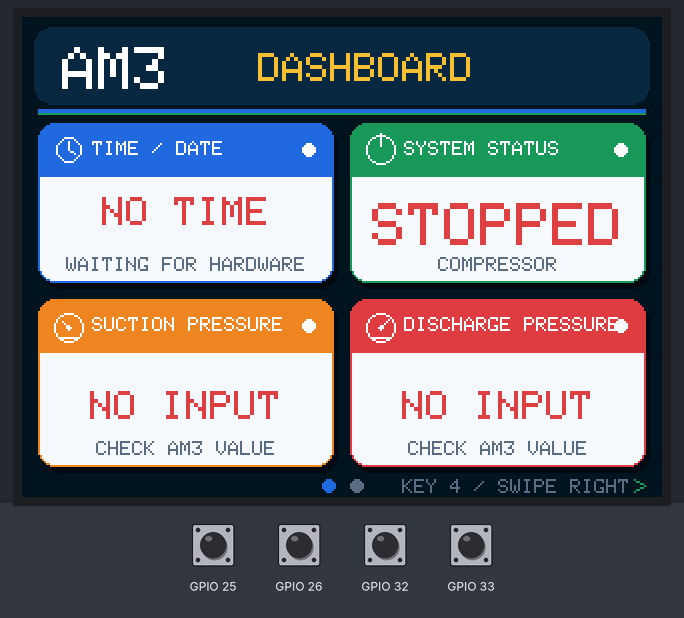
The sketch below on a simulated ESP32. Shown: 320×240 colour display. The inputs (shaded band) are chosen by the test bench; at power-on: GPIO 25, GPIO 26, GPIO 32, GPIO 33 HIGH. WiFi joins after 1.5 s; servers stay silent unless stated; what the sketch prints to the serial monitor is not drawn.

Above: at 2.2 s.
2.3 s: GPIO 33 pulled LOW for 0.15 s
At 3.8 s:
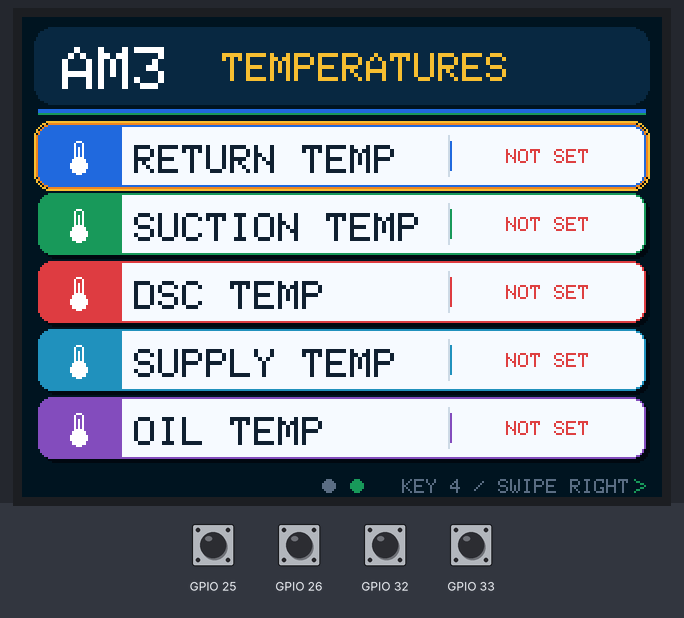
4.1 s: GPIO 25 pulled LOW for 0.15 s
At 5.2 s:
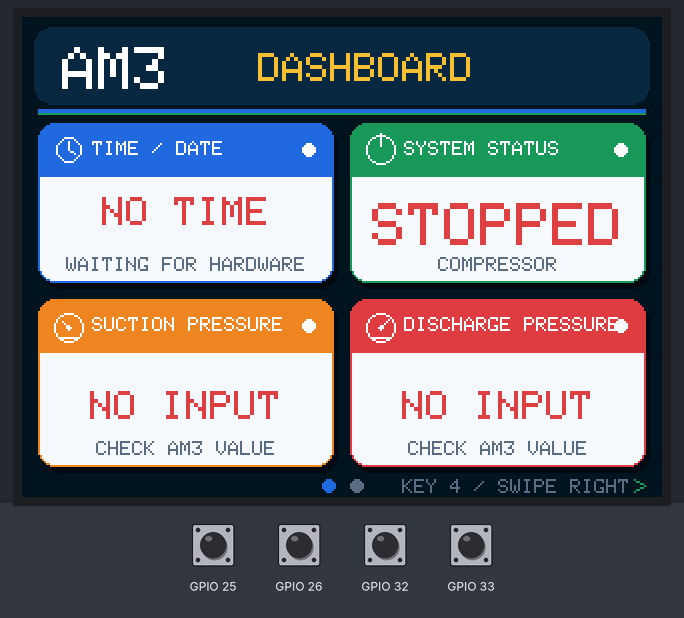
7.2 s: GPIO 33 pulled LOW for 1 s
At 8.9 s:
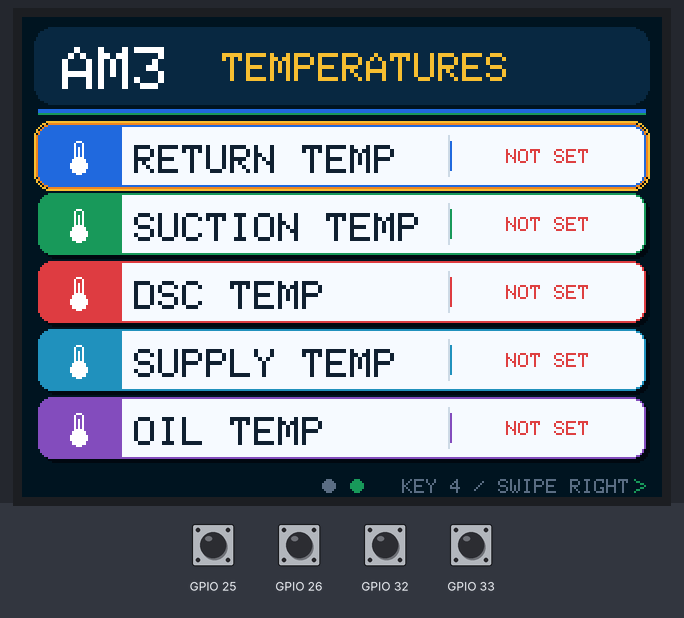
9.7 s: GPIO 26 pulled LOW for 0.15 s
At 10.3 s:
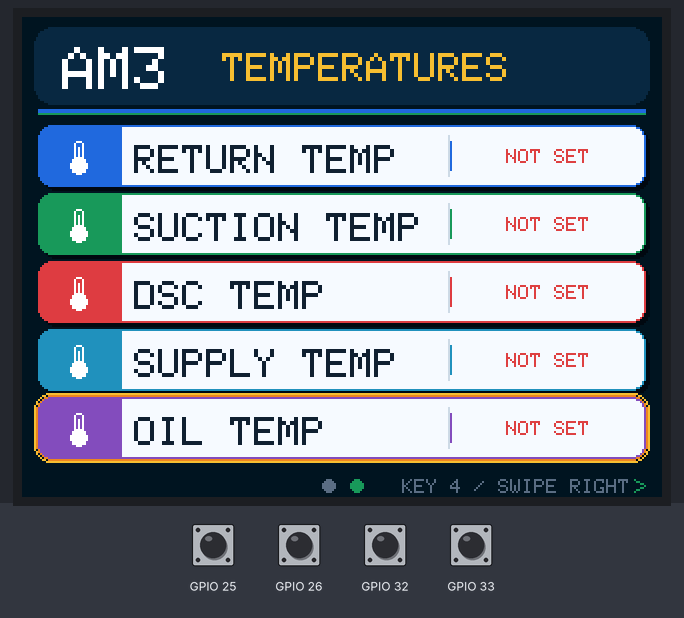
11.3 s: GPIO 32 pulled LOW for 0.15 s
At 12.4 s:
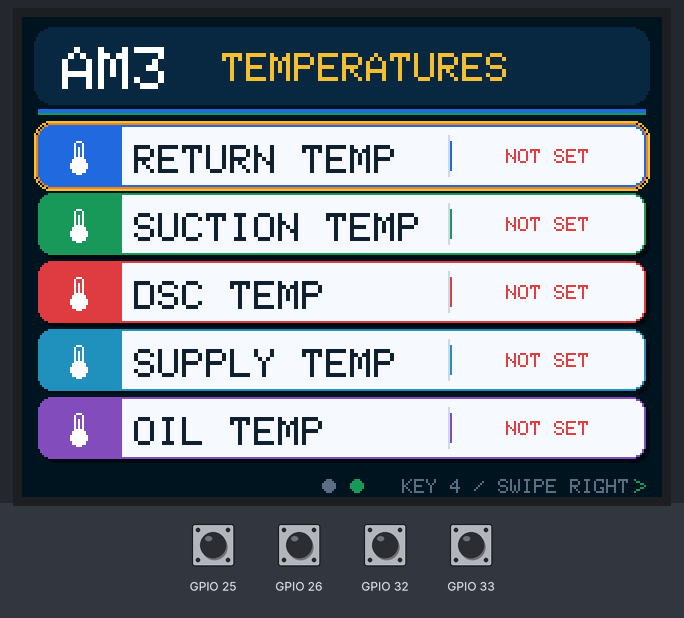
12.9 s: GPIO 32 pulled LOW for 1 s
At 13.6 s:
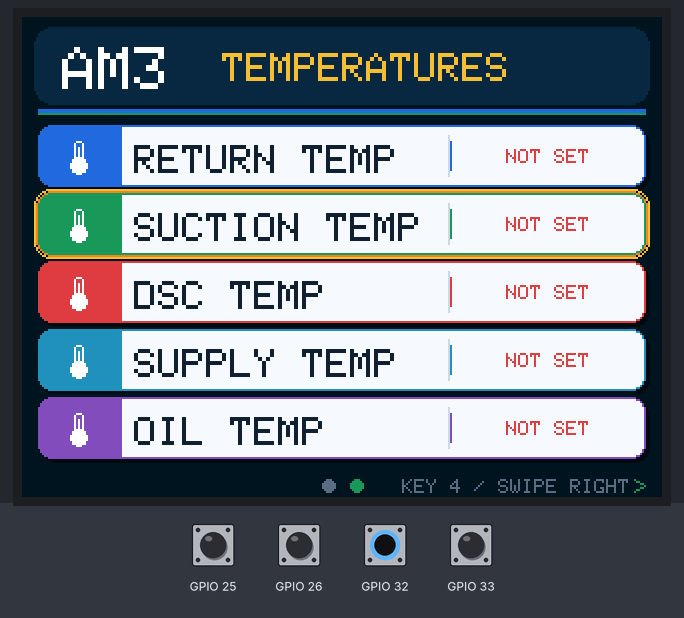
Timing chart, 0 to 15.9 s (numbered marks = the images above; inputs shaded):
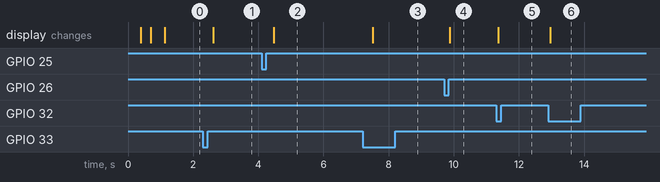

The sketch:

AM3_DISPLAY.ino
```cpp
#include <Arduino.h>
#include <WiFi.h>
#include <ArduinoJson.h>

#include "DisplayState.h"
#include "DisplayLink.h"
#include "AM3_UI.h"

void setup() {
  Serial.begin(115200);
  delay(100);
  Serial.println("AM3 Display ESP32 starting...");

  initDisplayLink();
  initAM3UI();
}

void loop() {
  serviceDisplayLink();
  updateAM3UI();
  delay(1);
}
```

AM3_UI_Types.h
```cpp
#pragma once

#include <Arduino.h>

enum AM3ScreenPage : uint8_t {
  AM3_PAGE_MAIN = 0,
  AM3_PAGE_TEMPERATURES = 1
};

enum AM3CardIcon : uint8_t {
  AM3_ICON_CLOCK,
  AM3_ICON_CALENDAR,
  AM3_ICON_SYSTEM_STATUS,
  AM3_ICON_SUCTION_PRESSURE,
  AM3_ICON_DISCHARGE_PRESSURE
};

struct AM3DashboardCard {
  int16_t x;
  int16_t y;
  int16_t width;
  int16_t height;
  const char* title;
  uint16_t accentColor;
  AM3CardIcon icon;
};
```

DisplayLink.h
```cpp
#pragma once

#include <Arduino.h>
#include <WiFi.h>
#include <ArduinoJson.h>
#include "DisplayState.h"
#include "DisplayLinkConfig.h"

WiFiClient am3HardwareClient;
char am3HardwareRxBuffer[AM3_DISPLAY_RX_BUFFER_SIZE];
size_t am3HardwareRxLength = 0;
unsigned long am3LastWiFiAttemptMs = 0;
unsigned long am3LastTcpAttemptMs = 0;
unsigned long am3LastHeartbeatMs = 0;
unsigned long am3LastDisplayStatusMs = 0;
uint32_t am3DisplayMessageSequence = 0;
unsigned long am3TcpConnectedMs = 0;
bool am3WasWiFiConnected = false;
bool am3WasTcpConnected = false;

const char* am3WiFiStatusText(wl_status_t status) {
  switch (status) {
    case WL_IDLE_STATUS:     return "IDLE";
    case WL_NO_SSID_AVAIL:   return "SSID_NOT_FOUND";
    case WL_SCAN_COMPLETED:  return "SCAN_COMPLETED";
    case WL_CONNECTED:       return "CONNECTED";
    case WL_CONNECT_FAILED:  return "CONNECT_FAILED";
    case WL_CONNECTION_LOST: return "CONNECTION_LOST";
    case WL_DISCONNECTED:    return "DISCONNECTED";
    default:                 return "UNKNOWN";
  }
}

bool am3SendHardwareJson(const JsonDocument& document) {
  if (!am3HardwareClient || !am3HardwareClient.connected()) {
    Serial.println("[HARDWARE TX] TCP client is not connected");
    return false;
  }

  char payload[AM3_DISPLAY_TX_BUFFER_SIZE];
  const size_t requiredLength = measureJson(document);
  if (requiredLength == 0 || requiredLength + 2 > sizeof(payload)) {
    Serial.print("[HARDWARE TX] JSON too large: ");
    Serial.println(requiredLength);
    return false;
  }

  const size_t length = serializeJson(document, payload, sizeof(payload));
  if (length != requiredLength) {
    Serial.println("[HARDWARE TX] JSON serialization failed");
    return false;
  }

  const size_t payloadWritten = am3HardwareClient.write(
    reinterpret_cast<const uint8_t*>(payload), length
  );
  const size_t newlineWritten = am3HardwareClient.write(static_cast<uint8_t>('\n'));
  const bool sent = payloadWritten == length && newlineWritten == 1;

#if AM3_LINK_DEBUG
  if (sent) {
    Serial.print("[HARDWARE TX] ");
    Serial.println(payload);
  }
#endif

  if (!sent) {
    Serial.println("[HARDWARE TX] Socket write failed");
  }
  return sent;
}

void am3SendHello() {
  StaticJsonDocument<192> message;
  message["v"] = 1;
  message["type"] = "hello";
  message["role"] = "display";
  message["token"] = AM3_DISPLAY_LINK_TOKEN;
  message["seq"] = ++am3DisplayMessageSequence;
  am3SendHardwareJson(message);
}

bool am3SendHeartbeat() {
  StaticJsonDocument<192> message;
  message["v"] = 1;
  message["type"] = "heartbeat";
  message["token"] = AM3_DISPLAY_LINK_TOKEN;
  message["seq"] = ++am3DisplayMessageSequence;
  return am3SendHardwareJson(message);
}

bool sendAM3HardwareCommand(const char* command) {
  if (command == nullptr || command[0] == '\0') {
    return false;
  }

  StaticJsonDocument<224> message;
  message["v"] = 1;
  message["type"] = "command";
  message["command"] = command;
  message["token"] = AM3_DISPLAY_LINK_TOKEN;
  message["seq"] = ++am3DisplayMessageSequence;
  return am3SendHardwareJson(message);
}

bool sendAM3StartCommand() { return sendAM3HardwareCommand("start"); }
bool sendAM3StopCommand()  { return sendAM3HardwareCommand("stop"); }
bool sendAM3ResetCommand() { return sendAM3HardwareCommand("reset"); }

void am3ApplyHardwareState(const JsonDocument& state) {
  const uint32_t sequence = state["seq"] | 0;
  if (am3LastStateSequence != 0 && sequence <= am3LastStateSequence) {
    return;
  }
  am3LastStateSequence = sequence;

  ReturnTempC = state["returnC"] | SENSOR_NOT_SELECTED;
  SuctionTempC = state["suctionC"] | SENSOR_NOT_SELECTED;
  dischargeTempC = state["dischargeC"] | SENSOR_NOT_SELECTED;
  SupplyTempC = state["supplyC"] | SENSOR_NOT_SELECTED;
  OilTempC = state["oilC"] | SENSOR_NOT_SELECTED;

  suctionPressure = state["suctionPsi"] | "999";
  dischargePressure = state["dischargePsi"] | "999";
  suctionPressureB = state["suctionBar"] | "999";
  dischargePressureB = state["dischargeBar"] | "999";

  remoteCompStatus = state["Comp_status"] | 0;
  remoteRunOutput = state["runOutput"] | 0;
  remoteAlarmOutput = state["alarmOutput"] | 0;
  remoteMqttConnected = state["mqttConnected"] | 0;
  remoteInternetConnected = state["internetConnected"] | 0;
  remoteHps = state["hps"] | "";
  remoteLps = state["lps"] | "";
  remoteOps = state["ops"] | "";
  remoteDeviceName = state["device"] | "AM3";

  if (state.containsKey("epochUtc")) {
    const uint32_t epoch = state["epochUtc"].as<uint32_t>();
    if (epoch > 1700000000UL) {
      am3RemoteEpochUtc = epoch;
      am3RemoteEpochReceivedMs = millis();
      am3RemoteTimeValid = true;
    }
  }

  am3LastStateReceivedMs = millis();
  am3DisplayLinkConnected = true;
}

void am3HandleHardwareMessage(const char* payload, size_t length) {
#if AM3_LINK_DEBUG
  Serial.print("[HARDWARE RX] ");
  Serial.write(reinterpret_cast<const uint8_t*>(payload), length);
  Serial.println();
#endif

  StaticJsonDocument<1024> document;
  const DeserializationError error = deserializeJson(document, payload, length);
  if (error) {
    Serial.print("[HARDWARE RX] JSON error: ");
    Serial.println(error.c_str());
    return;
  }

  const int protocolVersion = document["v"] | 0;
  const char* type = document["type"] | "";
  if (protocolVersion != 1) {
    Serial.println("[HARDWARE RX] Unsupported protocol version");
    return;
  }

  if (strcmp(type, "state") == 0) {
    am3ApplyHardwareState(document);
    return;
  }

  if (strcmp(type, "ack") == 0) {
    Serial.print("[HARDWARE ACK] ");
    Serial.print(document["command"] | "");
    Serial.print(" -> ");
    Serial.println(document["message"] | "");
  }
}

void am3ReadHardwareClient() {
  if (!am3HardwareClient || !am3HardwareClient.connected()) {
    return;
  }

  size_t bytesProcessed = 0;
  constexpr size_t MAX_BYTES_PER_LOOP = 640;

  while (am3HardwareClient.available() && bytesProcessed < MAX_BYTES_PER_LOOP) {
    const int byteValue = am3HardwareClient.read();
    if (byteValue < 0) {
      break;
    }
    bytesProcessed++;

    const char character = static_cast<char>(byteValue);
    if (character == '\r') {
      continue;
    }

    if (character == '\n') {
      if (am3HardwareRxLength > 0) {
        am3HardwareRxBuffer[am3HardwareRxLength] = '\0';
        am3HandleHardwareMessage(am3HardwareRxBuffer, am3HardwareRxLength);
        am3HardwareRxLength = 0;
      }
      continue;
    }

    if (am3HardwareRxLength >= sizeof(am3HardwareRxBuffer) - 1) {
      am3HardwareRxLength = 0;
      Serial.println("[HARDWARE RX] Message too large; buffer reset");
      continue;
    }

    am3HardwareRxBuffer[am3HardwareRxLength++] = character;
  }
}

void am3BeginHardwareWiFi() {
  am3HardwareClient.stop();
  am3DisplayLinkConnected = false;

  WiFi.mode(WIFI_STA);
  WiFi.setSleep(false);
  WiFi.setAutoReconnect(true);

  // A fixed IP removes DHCP as a possible failure point on the dedicated link.
  if (!WiFi.config(
        AM3_DISPLAY_LOCAL_IP,
        AM3_DISPLAY_GATEWAY,
        AM3_DISPLAY_SUBNET,
        AM3_DISPLAY_DNS)) {
    Serial.println("[DISPLAY WIFI] Static IP configuration failed");
  }

  Serial.print("[DISPLAY WIFI] Connecting to SSID: ");
  Serial.println(AM3_HARDWARE_AP_SSID);
  WiFi.begin(AM3_HARDWARE_AP_SSID, AM3_HARDWARE_AP_PASSWORD);
  am3LastWiFiAttemptMs = millis();
}

void initDisplayLink() {
  am3BeginHardwareWiFi();
}

void serviceDisplayLink() {
  const unsigned long now = millis();
  const wl_status_t wifiStatus = WiFi.status();
  const bool wifiConnected = wifiStatus == WL_CONNECTED;

  if (wifiConnected != am3WasWiFiConnected) {
    am3WasWiFiConnected = wifiConnected;
    if (wifiConnected) {
      Serial.println("\n[DISPLAY WIFI] CONNECTED TO HARDWARE AP");
      Serial.print("[DISPLAY WIFI] Local IP: ");
      Serial.println(WiFi.localIP());
      Serial.print("[DISPLAY WIFI] Gateway: ");
      Serial.println(WiFi.gatewayIP());
      Serial.print("[DISPLAY WIFI] RSSI: ");
      Serial.println(WiFi.RSSI());
      am3LastTcpAttemptMs = 0;  // attempt TCP immediately
    } else {
      Serial.print("[DISPLAY WIFI] Disconnected. Status: ");
      Serial.println(am3WiFiStatusText(wifiStatus));
      am3DisplayLinkConnected = false;
      am3HardwareClient.stop();
    }
  }

  if (!wifiConnected) {
    am3DisplayLinkConnected = false;
    if (am3HardwareClient) {
      am3HardwareClient.stop();
    }

    if (now - am3LastWiFiAttemptMs >= AM3_WIFI_RETRY_MS) {
      Serial.print("[DISPLAY WIFI] Retry. Current status: ");
      Serial.println(am3WiFiStatusText(wifiStatus));
      am3BeginHardwareWiFi();
    }

#if AM3_LINK_DEBUG
    if (now - am3LastDisplayStatusMs >= AM3_DISPLAY_STATUS_INTERVAL_MS) {
      am3LastDisplayStatusMs = now;
      Serial.print("[DISPLAY STATUS] WiFi=");
      Serial.print(am3WiFiStatusText(wifiStatus));
      Serial.println(" TCP=OFF");
    }
#endif
    return;
  }

  if (!am3HardwareClient.connected()) {
    am3DisplayLinkConnected = false;
    if (am3WasTcpConnected) {
      am3WasTcpConnected = false;
      Serial.println("[DISPLAY TCP] Connection lost");
    }

    if (am3LastTcpAttemptMs == 0 ||
        now - am3LastTcpAttemptMs >= AM3_TCP_RETRY_MS) {
      am3LastTcpAttemptMs = now;
      am3HardwareClient.stop();
      Serial.print("[DISPLAY TCP] Connecting to ");
      Serial.print(AM3_HARDWARE_HOST_IP);
      Serial.print(':');
      Serial.println(AM3_DISPLAY_TCP_PORT);

      if (am3HardwareClient.connect(
            AM3_HARDWARE_HOST_IP,
            AM3_DISPLAY_TCP_PORT,
            AM3_TCP_CONNECT_TIMEOUT_MS)) {
        am3HardwareClient.setNoDelay(true);
        am3HardwareClient.setTimeout(2);
        am3HardwareRxLength = 0;
        am3LastStateSequence = 0;
        am3LastStateReceivedMs = 0;
        am3TcpConnectedMs = now;
        am3LastHeartbeatMs = now;
        am3WasTcpConnected = true;
        Serial.println("[DISPLAY TCP] CONNECTED; sending hello");
        am3SendHello();
      } else {
        Serial.println("[DISPLAY TCP] Connect failed; will retry");
      }
    }
    return;
  }

  if (!am3WasTcpConnected) {
    am3WasTcpConnected = true;
    Serial.println("[DISPLAY TCP] CONNECTED");
  }

  am3ReadHardwareClient();

  if (now - am3LastHeartbeatMs >= AM3_HEARTBEAT_INTERVAL_MS) {
    am3LastHeartbeatMs = now;
    if (!am3SendHeartbeat()) {
      am3HardwareClient.stop();
      return;
    }
  }

  const bool waitingForFirstState =
    !am3DisplayLinkConnected && am3LastStateReceivedMs == 0;
  const bool stateTimedOut =
    am3DisplayLinkConnected &&
    now - am3LastStateReceivedMs > AM3_STATE_TIMEOUT_MS;
  const bool firstStateTimedOut =
    waitingForFirstState &&
    now - am3TcpConnectedMs > AM3_STATE_TIMEOUT_MS;

  if (stateTimedOut || firstStateTimedOut) {
    am3DisplayLinkConnected = false;
    am3HardwareClient.stop();
    Serial.println("[DISPLAY TCP] Hardware JSON timeout; reconnecting");
  }

#if AM3_LINK_DEBUG
  if (now - am3LastDisplayStatusMs >= AM3_DISPLAY_STATUS_INTERVAL_MS) {
    am3LastDisplayStatusMs = now;
    Serial.print("[DISPLAY STATUS] WiFi=CONNECTED IP=");
    Serial.print(WiFi.localIP());
    Serial.print(" TCP=");
    Serial.print(am3HardwareClient.connected() ? "CONNECTED" : "OFF");
    Serial.print(" JSON=");
    Serial.print(am3DisplayLinkConnected ? "RECEIVING" : "WAITING");
    Serial.print(" lastSeq=");
    Serial.println(am3LastStateSequence);
  }
#endif
}
```

DisplayState.h
```cpp
#pragma once

#include <Arduino.h>
#include <time.h>

constexpr float SENSOR_DISCONNECTED = 888.0f;
constexpr float SENSOR_NOT_SELECTED = 999.0f;

float ReturnTempC = SENSOR_NOT_SELECTED;
float SuctionTempC = SENSOR_NOT_SELECTED;
float dischargeTempC = SENSOR_NOT_SELECTED;
float SupplyTempC = SENSOR_NOT_SELECTED;
float OilTempC = SENSOR_NOT_SELECTED;

String suctionPressure = "999";
String dischargePressure = "999";
String suctionPressureB = "999";
String dischargePressureB = "999";

int remoteCompStatus = 0;
int remoteRunOutput = 0;
int remoteAlarmOutput = 0;
int remoteMqttConnected = 0;
int remoteInternetConnected = 0;
String remoteHps = "";
String remoteLps = "";
String remoteOps = "";
String remoteDeviceName = "AM3";

bool am3DisplayLinkConnected = false;
unsigned long am3LastStateReceivedMs = 0;
uint32_t am3LastStateSequence = 0;

bool am3RemoteTimeValid = false;
uint32_t am3RemoteEpochUtc = 0;
unsigned long am3RemoteEpochReceivedMs = 0;

bool am3GetRemotePakistanTime(struct tm& timeInfo) {
  if (!am3RemoteTimeValid) {
    return false;
  }

  const uint32_t elapsedSeconds = (millis() - am3RemoteEpochReceivedMs) / 1000UL;
  const time_t pakistanEpoch = static_cast<time_t>(am3RemoteEpochUtc)
                             + static_cast<time_t>(elapsedSeconds)
                             + static_cast<time_t>(5 * 60 * 60);
  return gmtime_r(&pakistanEpoch, &timeInfo) != nullptr;
}
```

DisplayLinkConfig.h
```cpp
#pragma once

// Hardcoded credentials for the permanent access point created by the
// hardware ESP32. These values must exactly match the hardware project.
constexpr char AM3_HARDWARE_AP_SSID[] = "AM3-AAA001";
constexpr char AM3_HARDWARE_AP_PASSWORD[] = "bitahomes";
static_assert(sizeof(AM3_HARDWARE_AP_PASSWORD) - 1 >= 8,
              "ESP32 SoftAP password must contain at least 8 characters");
constexpr char AM3_DISPLAY_LINK_TOKEN[] = "AM3-KRC-LINK-2026";

const IPAddress AM3_HARDWARE_HOST_IP(192, 168, 4, 1);
const IPAddress AM3_DISPLAY_LOCAL_IP(192, 168, 4, 50);
const IPAddress AM3_DISPLAY_GATEWAY(192, 168, 4, 1);
const IPAddress AM3_DISPLAY_SUBNET(255, 255, 255, 0);
const IPAddress AM3_DISPLAY_DNS(192, 168, 4, 1);

constexpr uint16_t AM3_DISPLAY_TCP_PORT = 5050;
constexpr uint32_t AM3_WIFI_RETRY_MS = 5000;
constexpr uint32_t AM3_TCP_RETRY_MS = 2000;
constexpr uint32_t AM3_TCP_CONNECT_TIMEOUT_MS = 3000;
constexpr uint32_t AM3_HEARTBEAT_INTERVAL_MS = 2000;
constexpr uint32_t AM3_STATE_TIMEOUT_MS = 12000;
constexpr uint32_t AM3_DISPLAY_STATUS_INTERVAL_MS = 3000;

constexpr size_t AM3_DISPLAY_RX_BUFFER_SIZE = 1280;
constexpr size_t AM3_DISPLAY_TX_BUFFER_SIZE = 384;

// Set to 1 while commissioning. It prints Wi-Fi/TCP status and received JSON
// to the display Serial Monitor.
#define AM3_LINK_DEBUG 1
```

Source omitted: AM3_UI.h (30413 bytes)

Measured:
- after the input at 2.3 s, the display: changes after 0.32 s (image 1)
- after the input at 4.1 s, the display: changes after 0.38 s (image 2)
- after the input at 7.2 s, the display: changes after 0.32 s (image 3)
- after the input at 9.7 s, the display: changes after 0.18 s (image 4)
- after the input at 11.3 s, the display: changes after 0.07 s (image 5)
- after the input at 12.9 s, the display: changes after 0.07 s (image 6)
